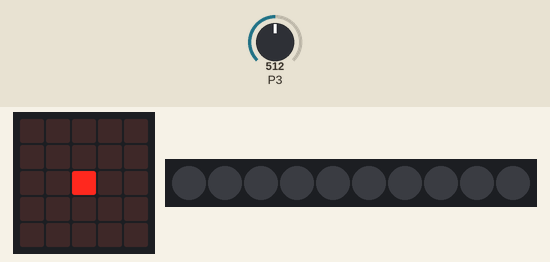
Recording of a program running on a simulated BBC micro:bit (MakeCode). Shown: the board's 5×5 LED display, 10 RGB LEDs in strip order, left to right. The test bench sets the inputs (shaded band); at power-on: P3 = 512 (analog values on the 0–1023 scale). Dim RGB values are drawn brighter than linear.

Above: at 1.6 s.
1.7 s: P3 set to 716
At 2.3 s:
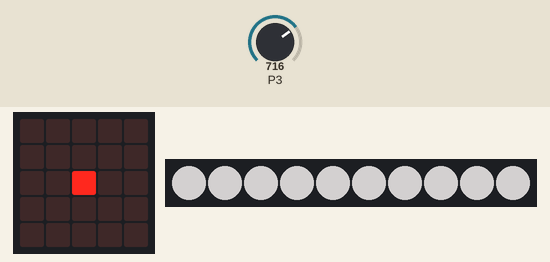
3.2 s: P3 set to 511
At 4.4 s:
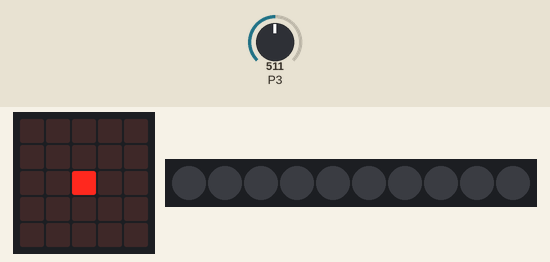
4.7 s: P3 set to 900
At 5.8 s:
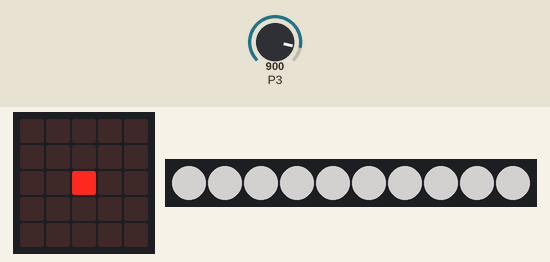
Timing chart, 0 to 7.7 s (numbered marks = the images above; inputs shaded):
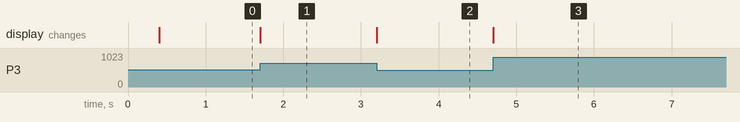

The program:

main.ts
```typescript
let Som = 0
basic.showLeds(`
    . . . . .
    . . . . .
    . . # . .
    . . . . .
    . . . . .
    `)
let strip = neopixel.create(DigitalPin.P0, 10, NeoPixelMode.RGB)
let Offset = pins.analogReadPin(AnalogPin.P3)
strip.showColor(neopixel.colors(NeoPixelColors.Orange))
strip.show()
basic.forever(function () {
    while (true) {
        if (pins.analogReadPin(AnalogPin.P3) > Offset + Offset / 3) {
            Som = Math.map(pins.analogReadPin(AnalogPin.P3), Offset, 1023, 0, 255)
            strip.showColor(neopixel.hsl(0, 255, Som))
        } else {
            strip.showColor(neopixel.colors(NeoPixelColors.Black))
        }
    }
})
```

test.ts
```typescript
// os teses vão aqui; isto não será compilado quando este pacote for usado como extensão.
```
